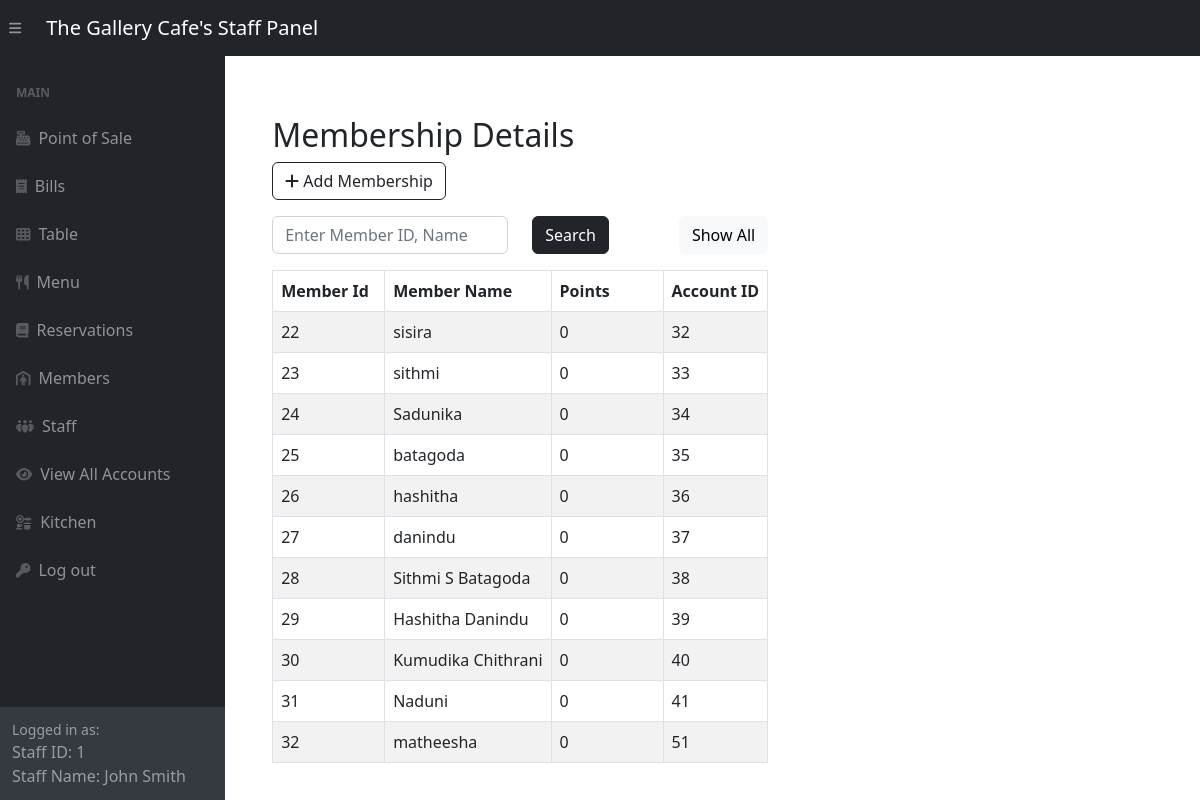
The app's page /adminSide/panel/customer-panel.php (signed in) with its own data.
### tables this page shows
CREATE TABLE `memberships` (
  `member_id` int(11) NOT NULL,
  `member_name` varchar(255) DEFAULT NULL,
  `points` int(11) DEFAULT NULL,
  `account_id` int(11) DEFAULT NULL
);

### adminSide/panel/customer-panel.php (the view, shortened to what this page needs)
<?php include '../inc/dashHeader.php'; ?>
<div class="wrapper">
    <div class="container-fluid pt-5 pl-600">
        <div class="row">
            <div class="m-50">
                <div class="mt-5 mb-3">
                    <h2 class="pull-left">Membership Details</h2>
                    <a href="../customerCrud/createCust.php" class="btn btn-outline-dark"><i class="fa fa-plus"></i> Add Membership</a>
                </div>
                <div class="mb-3">
                    <form method="POST" action="#">
                        <div class="row">
                            <div class="col-md-6">
                                <input required type="text" id="search" name="search" class="form-control" placeholder="Enter Member ID, Name">
                            </div>
                            <div class="col-md-3">
                                <button type="submit" class="btn btn-dark">Search</button>
                            </div>
                            <div class="col" style="text-align: right;" >
                                <a href="customer-panel.php" class="btn btn-light">Show All</a>
                            </div>
                        </div>
                    </form>
                </div>
                <?php
                require_once "../config.php";
                if (isset($_POST['search'])) {
                    if (!empty($_POST['search'])) {
                        $search = $_POST['search'];
                        $sql = "SELECT * FROM Memberships WHERE member_name LIKE '%$search%' OR member_id = '$search'ORDER BY member_id";
                    } else {
                        $sql = "SELECT * FROM Memberships ORDER BY member_id";
                    }
                } else {
                     $sql = "SELECT * FROM Memberships ORDER BY member_id";
                }
                if ($result = mysqli_query($link, $sql)) {
                    if (mysqli_num_rows($result) > 0) {
                        echo '<table class="table table-bordered table-striped">';
                        echo "<thead>";
                        echo "<tr>";
                        echo "<th style='width:7em;'>Member Id</th>";
                        echo "<th>Member Name</th>";
                        echo "<th style='width:7em;'>Points</th>";
                        echo "<th>Account ID</th>";
                        echo "</tr>";
                        echo "</thead>";
                        echo "<tbody>";
                        while ($row = mysqli_fetch_array($result)) {
                            echo "<tr>";
                            echo "<td>" . $row['member_id'] . "</td>";
                            echo "<td>" . $row['member_name'] . "</td>";
                            echo "<td>" . $row['points'] . "</td>";
                            echo "<td>" . $row['account_id'] . "</td>";
                            echo "</tr>";
                        }
                        echo "</tbody>";
                        echo "</table>";
                    } else {
                        echo '<div class="alert alert-danger"><em>No records were found.</em></div>';
                    }
                } else {
                    echo "Oops! Something went wrong. Please try again later.";
                }
                ?>
            </div>
        </div>
    </div>
</div>
<?php include '../inc/dashFooter.php'; ?>

### adminSide/panel/customer-panel.php (style rules this page uses)
.wrapper { width: 60%; padding-left: 200px; padding-top: 20px }

### records on screen
memberships: member_id "22", member_name "sisira", points "0", account "32"
memberships: member_id "23", member_name "sithmi", points "0", account "33"
memberships: member_id "24", member_name "Sadunika", points "0", account "34"
memberships: member_id "25", member_name "batagoda", points "0", account "35"
memberships: member_id "26", member_name "hashitha", points "0", account "36"
memberships: member_id "27", member_name "danindu", points "0", account "37"
memberships: member_id "28", member_name "Sithmi S Batagoda", points "0", account "38"
memberships: member_id "29", member_name "Hashitha Danindu", points "0", account "39"
memberships: member_id "30", member_name "Kumudika Chithrani", points "0", account "40"
memberships: member_id "31", member_name "Naduni", points "0", account "41"
memberships: member_id "32", member_name "matheesha", points "0", account "51"

### other values on screen
$_SESSION['logged_account_id'] "1"
$_SESSION['logged_staff_name'] "John Smith"
